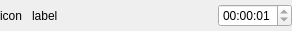
<?xml version="1.0" encoding="UTF-8"?>
<ui version="4.0">
 <class>SeekWidget</class>
 <widget class="QWidget" name="SeekWidget">
  <property name="geometry">
   <rect>
    <x>0</x>
    <y>0</y>
    <width>292</width>
    <height>31</height>
   </rect>
  </property>
  <layout class="QHBoxLayout">
   <property name="spacing">
    <number>10</number>
   </property>
   <property name="margin">
    <number>0</number>
   </property>
   <item>
    <widget class="QLabel" name="_image">
     <property name="text">
      <string>icon</string>
     </property>
     <property name="wordWrap">
      <bool>false</bool>
     </property>
    </widget>
   </item>
   <item>
    <widget class="QLabel" name="_label">
     <property name="sizePolicy">
      <sizepolicy hsizetype="Expanding" vsizetype="Preferred">
       <horstretch>0</horstretch>
       <verstretch>0</verstretch>
      </sizepolicy>
     </property>
     <property name="text">
      <string>label</string>
     </property>
     <property name="wordWrap">
      <bool>false</bool>
     </property>
     <property name="buddy">
      <cstring>time_edit</cstring>
     </property>
    </widget>
   </item>
   <item>
    <widget class="QTimeEdit" name="time_edit">
     <property name="maximumTime">
      <time>
       <hour>0</hour>
       <minute>59</minute>
       <second>59</second>
      </time>
     </property>
     <property name="minimumTime">
      <time>
       <hour>0</hour>
       <minute>0</minute>
       <second>1</second>
      </time>
     </property>
    </widget>
   </item>
  </layout>
 </widget>
 <layoutdefault spacing="0" margin="0"/>
 <resources/>
 <connections/>
</ui>
